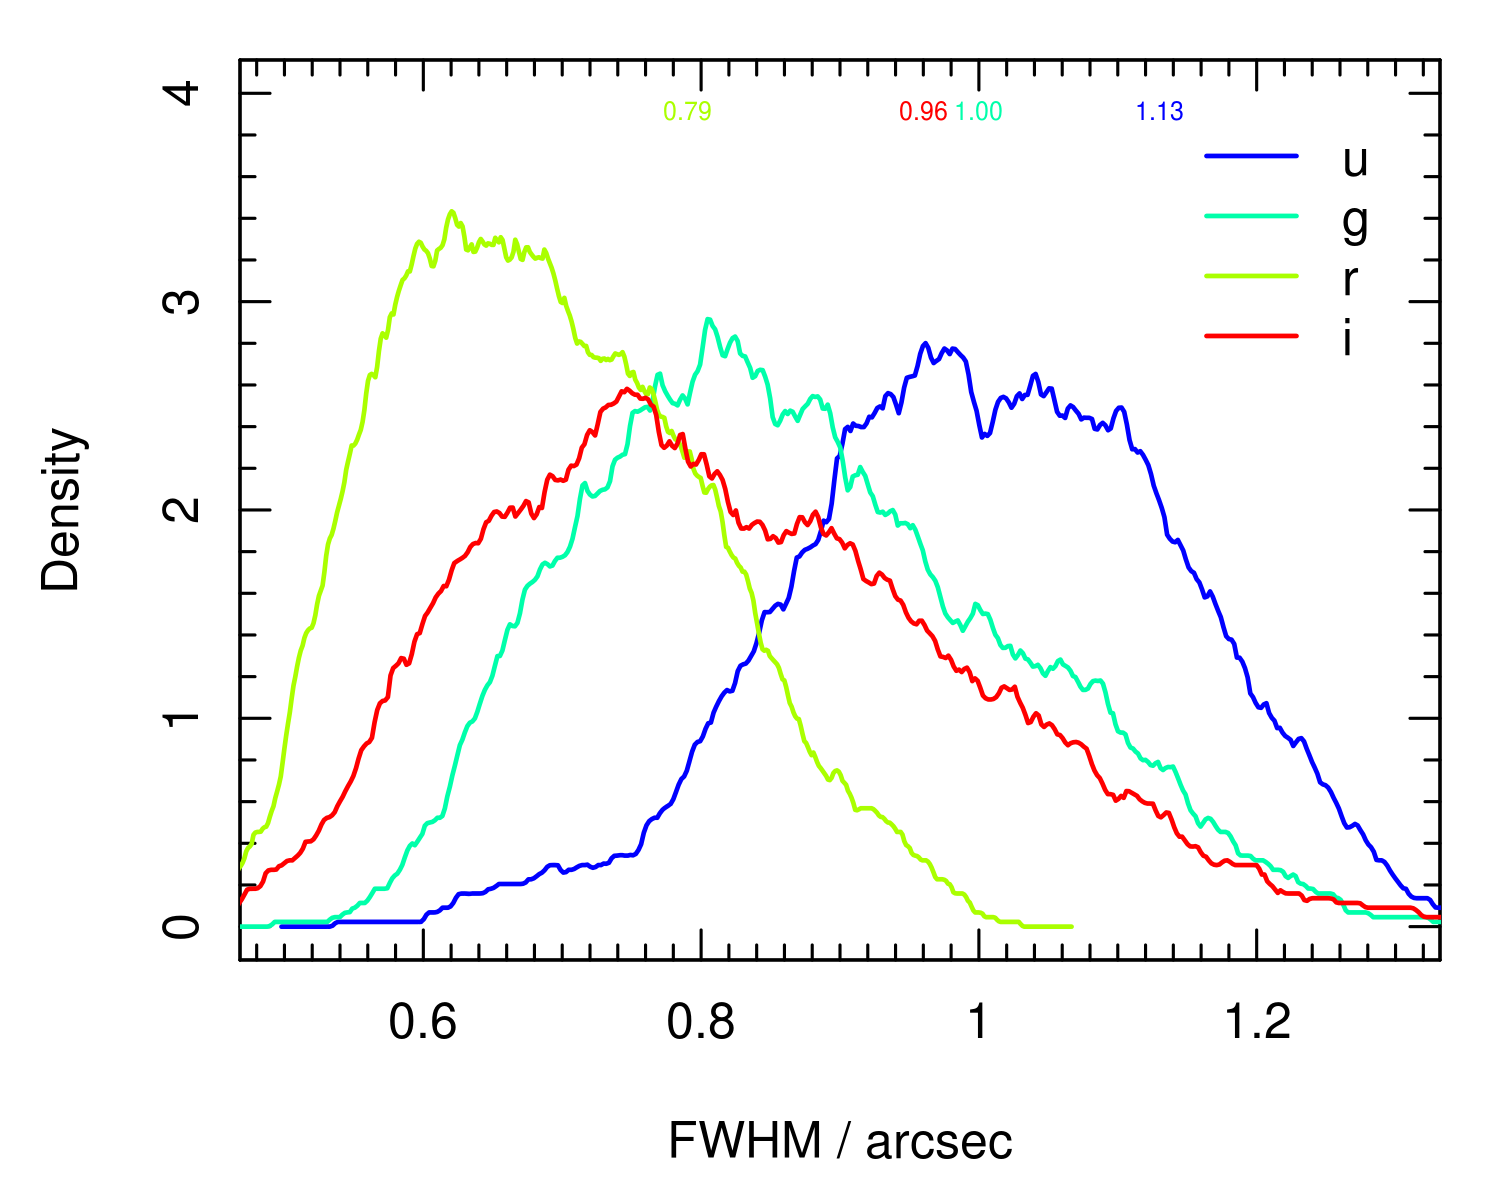

The R source for this figure:
#!/usr/bin/Rscript --no-init-file

# setup
require("astro", quietly=TRUE)
require("astroextras", quietly=TRUE)

# definitions
indir = "/gama/survey/kids/data/sci/"
#source("/gama/survey/kids/coverage/kids.coverage.R")
files = grep(".fits", dir(indir), v=T)
cols = c("FILE", "BAND", "FWHM")
results = matrix("", nrow=length(files), ncol=length(cols))
colnames(results) = cols

i = 1

# loop
for(i in 1:length(files)){
    
    counter(i, length(files))
    file = files[i]
    band = strsplit(strsplit(file, "_sci")[[1]][1], "")[[1]]
    band = band[length(band)]
    fwhm = as.numeric(read.fitskey("PSF_FWHM", file=paste(indir, "/", file, sep="")))
    results[i,] = c(file, band, fwhm)
    
}

# save
write.cat(results, file="seeing.csv")

# analysis plots
file = results[,"FWHM"]
band = results[,"BAND"]
fwhm = as.numeric(results[,"FWHM"]) # arcsec
ulim = formatC(quantile(fwhm[band=="u"], 0.8), format="f", digits=2)
glim = formatC(quantile(fwhm[band=="g"], 0.8), format="f", digits=2)
rlim = formatC(quantile(fwhm[band=="r"], 0.8), format="f", digits=2)
ilim = formatC(quantile(fwhm[band=="i"], 0.8), format="f", digits=2)
png(file="seeing.png", width=5, height=4, units="in", res=300)
par("mar"=c(4,4,1,1))
aplot(NA, xlim=c(0.5,1.3), ylim=c(0,4), xlab="FWHM / arcsec", ylab="Density")
col = hsv(seq(2/3,0,len=4))
lwd = 1.5
lines(density(fwhm[band=="u"], kernel="rect", bw=0.1/sqrt(12)), col=col[1], lwd=lwd)
lines(density(fwhm[band=="g"], kernel="rect", bw=0.1/sqrt(12)), col=col[2], lwd=lwd)
lines(density(fwhm[band=="r"], kernel="rect", bw=0.1/sqrt(12)), col=col[3], lwd=lwd)
lines(density(fwhm[band=="i"], kernel="rect", bw=0.1/sqrt(12)), col=col[4], lwd=lwd)
legend("topright", legend=c("u","g","r","i"), col=col, bty="n", lty=1, lwd=lwd, inset=0.04)
mtext(ulim, side=3, at=as.numeric(ulim), line=-1.2, cex=0.5, col=col[1])
mtext(glim, side=3, at=as.numeric(glim), line=-1.2, cex=0.5, col=col[2])
mtext(rlim, side=3, at=as.numeric(rlim), line=-1.2, cex=0.5, col=col[3])
mtext(ilim, side=3, at=as.numeric(ilim), line=-1.2, cex=0.5, col=col[4])
graphics.off()



